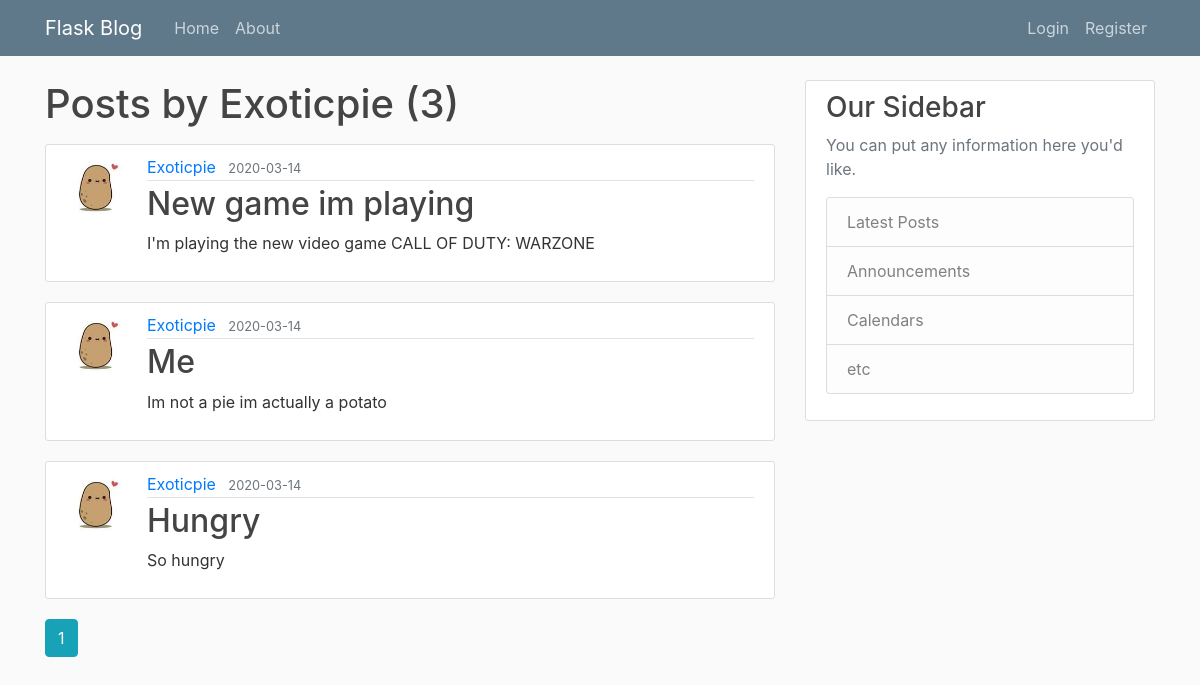
Screenshot of /user/Exoticpie with the database file from the repository.
### app/models.py (models this page shows, shortened)
class User(db.Model, UserMixin):
    id = db.Column(db.Integer, primary_key=True)
    username = db.Column(db.String(20), unique=True, nullable=False)
    email = db.Column(db.String(120), unique=True, nullable=False)
    image_file = db.Column(db.String(20), nullable=False, default='default.jpg')
    password = db.Column(db.String(60), nullable=False)
    posts = db.relationship('Post', backref='author', lazy=True)

class Post(db.Model):
    id = db.Column(db.Integer, primary_key=True)
    title = db.Column(db.String(100), nullable=False)
    date_posted = db.Column(db.DateTime, nullable=False, default=datetime.utcnow)
    content = db.Column(db.Text, nullable=False)
    user_id = db.Column(db.Integer, db.ForeignKey('user.id'), nullable=False)

### app/users/routes.py (the view)
@users.route('/user/<string:username>')
def user_posts(username):
    user = User.query.filter_by(username=username).first_or_404()
    page = request.args.get('page', 1, type=int)
    posts = Post.query.filter_by(author=user).order_by(Post.date_posted.desc()).paginate(page=page, per_page=5)
    return render_template('user_posts.html', posts=posts, user=user)

### app/templates/user_posts.html
{% extends "layout.html" %}
{% block content %}
    <h1 class="mb-3">Posts by {{ user.username }} ({{ posts.total }})</h1>
    {% for post in posts.items %}
        <article class="media content-section">
            <img class="rounded-circle article-img" src="{{ url_for('static', filename='profile_pics/' + post.author.image_file) }}">
          <div class="media-body">
            <div class="article-metadata">
              <a class="mr-2" href="{{url_for('users.user_posts', username=post.author.username) }}">{{ post.author.username }}</a>
              <small class="text-muted">{{ post.date_posted.strftime('%Y-%m-%d') }}</small>
            </div>
            <h2><a class="article-title" href="{{ url_for('posts.post', post_id=post.id) }}">{{ post.title }}</a></h2>
            <p class="article-content">{{ post.content }}</p>
          </div>
        </article>
    {% endfor %}
    {% for page_num in posts.iter_pages(left_edge=1, right_edge=1, left_current=1, right_current=2) %}
        {% if page_num %}
            {% if posts.page == page_num %}
                <a class="btn btn-info mb-4" href="{{ url_for('users.user_posts', username=user.username, page=page_num) }}">{{ page_num }}</a>
            {% else %}
                <a class="btn btn-outline-info mb-4" href="{{ url_for('users.user_posts', username=user.username, page=page_num) }}">{{ page_num }}</a>
            {% endif %}
        {% else %}
            ...
        {% endif %}
    {% endfor %}
{% endblock content %}

### app/static/main.css (style rules this page uses)
body { background: #fafafa; color: #333333; margin-top: 5rem; }
h1, h2, h3, h4, h5, h6 { color: #444444; }
.content-section { background: #ffffff; padding: 10px 20px; border: 1px solid #dddddd; border-radius: 3px; margin-bottom: 20px; }
.article-title { color: #444444; }
.article-content { white-space: pre-line; }
.article-img { height: 65px; width: 65px; margin-right: 16px; }
.article-metadata { padding-bottom: 1px; margin-bottom: 4px; border-bottom: 1px solid #e3e3e3 }

### rows the page displays
User: username "Exoticpie"
Post: image_file (picture), author.username "Exoticpie", date_posted "2020-03-14", title "New game im playing", content "I'm playing the new video game CALL OF DUTY: WARZONE"
Post: image_file (picture), author.username "Exoticpie", date_posted "2020-03-14", title "Me", content "Im not a pie im actually a potato"
Post: image_file (picture), author.username "Exoticpie", date_posted "2020-03-14", title "Hungry", content "So hungry"

### other values shown
{{ posts.total }} "3"
{{ page_num }} "1"
